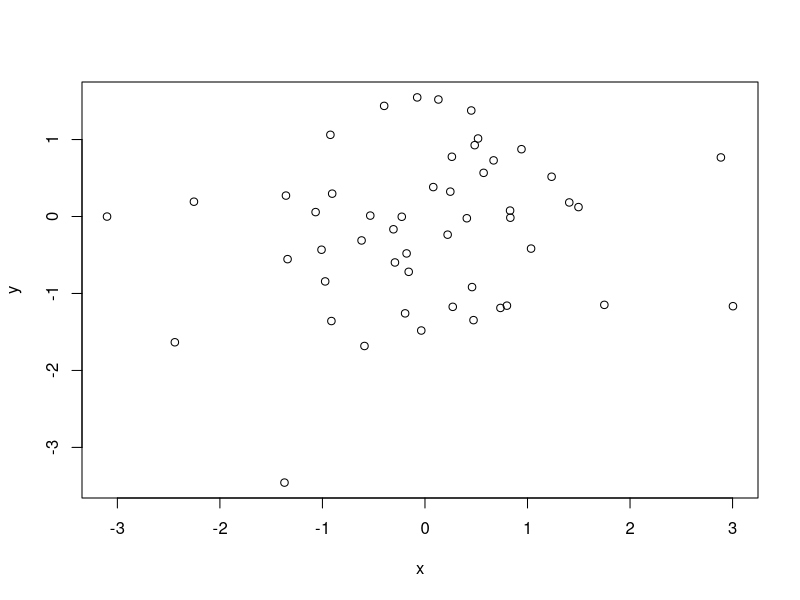
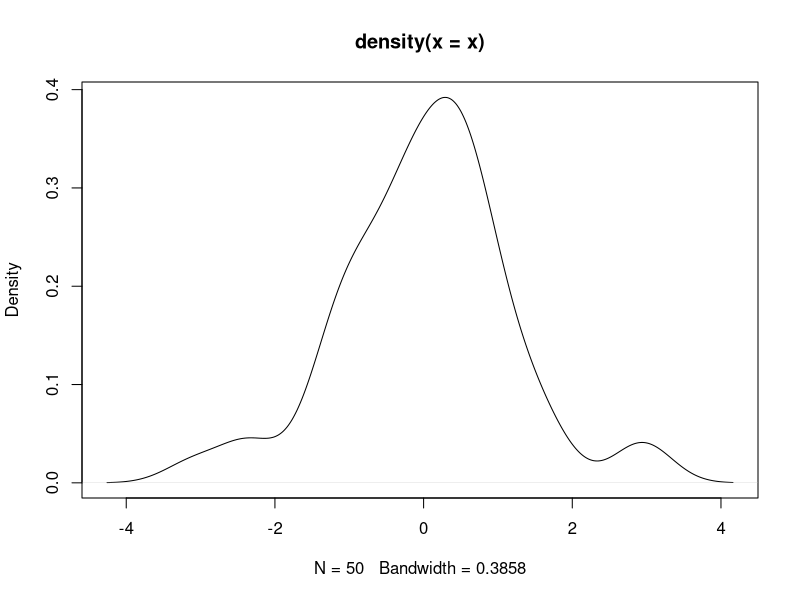

Here is the R script that generated these plots, in order:
##fichier de script simple conteatnt des expressions 
## R pour faire des calculs et créer des objets
2 + 3

## probabilité d'une loi de poisson
x <- 7
10^x * exp(-10) / factorial(x)

## petite fonction qui fait un calcul trivial
f <- function(x) x^2

## Evaluation de la fonction
f(2)

##générer deux vecteurs de nombres pseudo aléatoires
## issus d'une loi normale cetrale centrée réduite
x <- rnorm(50)
y <- rnorm(x)

##graphique des couples (x, y)
plot(x, y)
##graphique d'une approximation de la densité du vecteur x
plot(density(x))

###générer la suite 1, 2, 3 ... 10
1:10

#la fonction seq sert à générerdes suites plus générales
seq(from = -5, to = 10, by = 3)
seq(from = -5, length =10)

###La fonction rep sert à répéter des valeurs
rep(1, 5)         #répéter 1 cinq fois
rep(1:5, 5)       # répéter le vecteur 1,...,5 cinq fois
rep(1:5, each = 5)# répéter chq élémént du vecteur cinq fois

## arithmétique vectorielle
x <- 1:12        ##initialisation d'un vecteur
x
x + 2 #additionner 2 à chq élt
x*-12:-1 ##produit élt par élt
x + 1:3 #le vecteur le plus court est recyclé

##vecteur de nombres uniformes sur l'intervalle [1, 10]
x <- runif(12, min=1, max=10)
x
##pour afficher le résultat d'une affectation, 
##placer la commandeetre parenthèse
(x <- runif(12, min=1, max=10))
(x <- round(x))

##Créer un matrice 3x4 à partir des valeurs de v.
##Remarquer que la matrice est remplie par colonne.
(m <- matrix(x, nrow = 3, ncol= 4))

##Opérations arithmétiques de base s'appliquent 
## aux matrices comme aux vecteurs.
m+2
m*2
m^2

##Elimier la quatrième colonne afin d'obtenir une
## une matrice carrée.
(m <- m[, -4])

##Transposée et inverse de la matrice
t(m)
solve(m)

##Produit matriciel
m%*%m  #produit de m avec elle-même
m%*%solve(m) #produit de m avec son inverse
round(m%*%solve(m)) ##l'arrondi donne la matrice identité 

##Consulter la rubrique d'aide de la fonction 'solve'
?solve

##Liste des objets dans l'espace de travail.
ls()
save.image()
